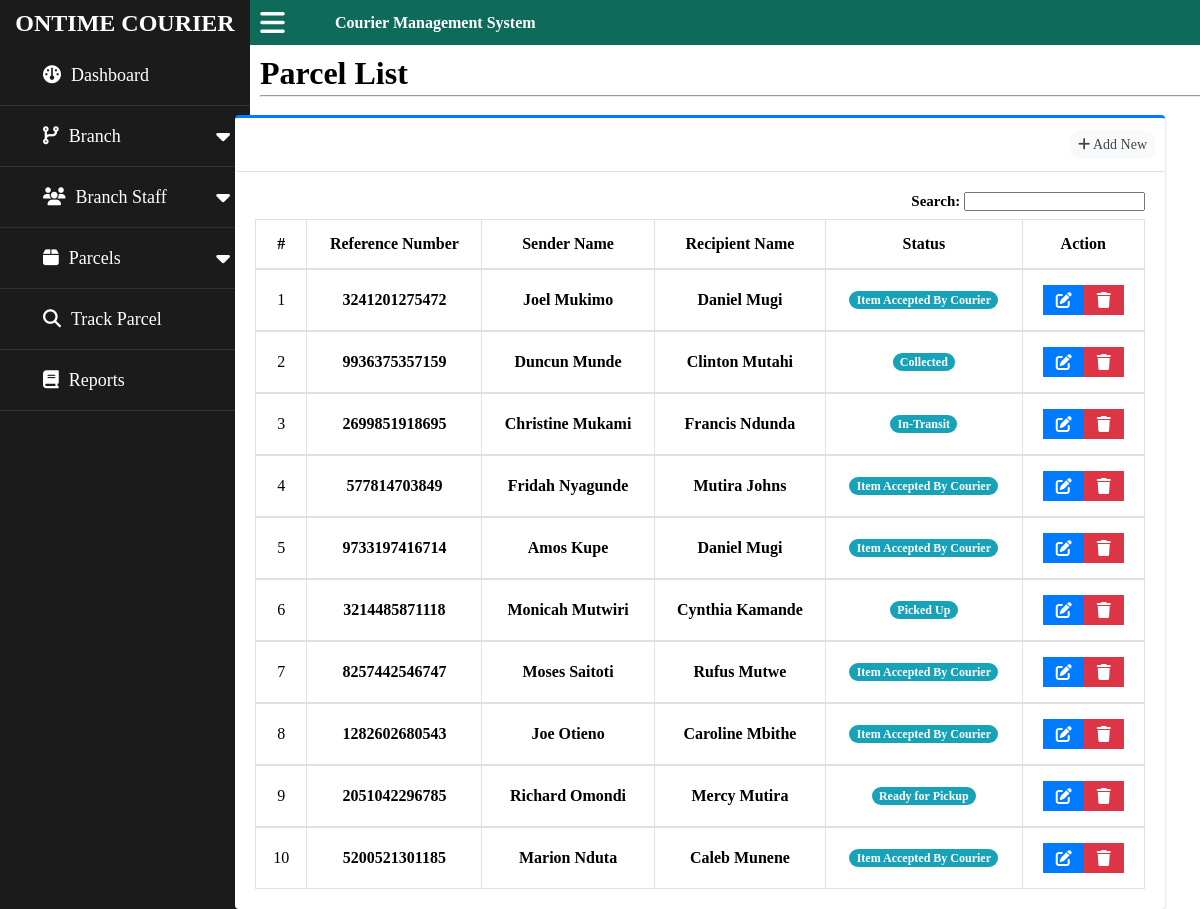
The app's page /list_parcel.php (signed in) with its own data.
### tables this page shows
CREATE TABLE `parcels` (
  `parcel_id` int(11) NOT NULL,
  `sname` varchar(100) NOT NULL,
  `saddress` varchar(100) NOT NULL,
  `scontact` varchar(100) NOT NULL,
  `semail` varchar(100) NOT NULL,
  `rname` varchar(100) NOT NULL,
  `raddress` varchar(100) NOT NULL,
  `rcontact` varchar(100) NOT NULL,
  `remail` varchar(100) NOT NULL,
  `type` varchar(100) NOT NULL,
  `processed_br` varchar(100) NOT NULL,
  `pickup_br` varchar(100) DEFAULT NULL,
  `deliver_loc` varchar(100) DEFAULT NULL,
  `weight` int(11) NOT NULL,
  `height` int(11) NOT NULL,
  `length` int(11) NOT NULL,
  `width` int(11) NOT NULL,
  `price` int(11) NOT NULL,
  `amount` int(11) NOT NULL,
  `reference_number` varchar(100) NOT NULL,
  `status` int(11) NOT NULL DEFAULT 0,
  `date_created` datetime NOT NULL DEFAULT current_timestamp()
);

### list_parcel.php (the view, shortened to what this page needs)
<?php
include 'header.php';
include 'sidebar.php';
include 'topbar.php';
?>
<div class="sub-wrapper2" id="sub-wrapper">
    <h1 class="main-header1">Parcel List</h1>
    <hr class="line">
</div>
<div class="container-fluid" id="container">
    <div class="col-3">
        <div class="card-1 card-outline card-primary">
            <div class="card-header">
                <div class="card-item">
                    <a href="add_parcel.php" class="btn3">
                        <i class="fa fa-plus"></i>
                        Add New
                    </a>
                </div>
            </div>
            <div class="card-body">
                <div class="container-wrapper">
                    <div class="row-1">
                        <div class="col-search">
                            <div class="list-filter">
                                <label for="search" class="search">Search:
                                    <input type="search" class="search-control">
                                </label>
                            </div>
                        </div>
                    </div>
                    <div class="row-1">
                        <div class="table-col">
                            <table class="branch-table" id="list">
                                <thead>
                                    <tr role="row" class="trow">
                                        <th class="rhead">#</th>
                                        <th class="rhead">Reference Number</th>
                                        <th class="rhead">Sender Name</th>
                                        <th class="rhead">Recipient Name</th>
                                        <th class="rhead">Status</th>
                                        <th class="rhead">Action</th>
                                    </tr>
                                </thead>
                                <tbody>
                                    <?php
                                    $i = 1;
                                    $query = $con->query("SELECT * FROM parcels ORDER BY parcel_id DESC");
                                    while ($rows = $query->fetch_assoc()) :
                                    ?>
                                        <tr>
                                            <td class="rbody"><?php echo $i++ ?></td>
                                            <td class="rbody text-center">
                                                <b>
                                                    <?php
                                                    echo $rows['reference_number']
                                                    ?>
                                                </b>
                                            </td>
                                            <td class="rbody text-center">
                                                <b>
                                                    <?php
                                                    echo $rows['sname']
                                                    ?>
                                                </b>
                                            </td>
                                            <td class="rbody text-center">
                                                <b>
                                                    <?php
                                                    echo $rows['rname']
                                                    ?>
                                                </b>
                                            </td>
                                            <td class="rbody text-center">
                                                <?php
                                                switch ($rows['status']) {
                                                    case '1':
                                                        echo "<span class='status-btn'>Collected</span>";
                                                        break;
                                                    case '3':
                                                        echo "<span class='status-btn'>In-Transit</span>";
                                                        break;
                                                    case '6':
                                                        echo "<span class='status-btn'>Ready for Pickup</span>";
                                                        break;
                                                    case '8':
                                                        echo "<span class='status-btn'>Picked Up</span>";
                                                        break;
                                                    default:
                                                        echo "<span class='status-btn'>Item Accepted By Courier</span>";
                                                        break;
                                                }
                                                ?>
                                            </td>
                                            <td class="rbody">
                                                <div class="btn-group">
                                                    <a href="edit_parcel.php?&parcel_id=<?php echo $rows['parcel_id'] ?>&cs=<?php echo $rows['status'] ?>" class="btn-main btn-edit">
                                                        <i class="fas fa-edit"></i>
                                                    </a>
                                                    <a href="delete_parcel.php?&del_id=<?php echo $rows['parcel_id']?>" class="btn-main btn-del">
                                                        <i class="fas fa-trash"></i>
                                                    </a>
                                                </div>
                                            </td>
                                        </tr>
                                    <?php endwhile; ?>
                                </tbody>
                            </table>
                        </div>
                    </div>
                </div>
            </div>
        </div>
    </div>
</div>

### assets/css/style.css (style rules this page uses)
* { margin: 0; padding: 0; box-sizing: border-box; text-decoration: none; user-select: none; }
body { background-color: #fffd; padding-top: 45px; overflow-x: hidden; overflow-y: auto; }
.main-header1 { margin-bottom: 10px; }
.line { height: 1px; width: 100%; position: absolute; font-size: 50px; margin-top: 35px; background-color: red; margin-left: auto; margin-right: auto; border-style: inset; border-width: 1px; color: green; }
.sub-wrapper2 { position: absolute; width: 80%; left: 260px; top: 55px; margin-bottom: 10px; display: flex; align-items: center; transition: left 0.4s ease; }
.container-fluid { width: 80%; position: relative; padding-right: 7.5px; padding-left: 7.5px; margin-left: auto; margin-right: auto; left: 100px; top: 70px; }
.card-primary.card-outline { border-top: 3px solid #007bff; }
.card-1 { position: relative; display: flex; flex-direction: column; min-width: 0; word-wrap: break-word; background-color: #fff; background-clip: border-box; border: 0 solid rgba(0,0,0,.125); border-radius: 0.25rem; box-shadow: 0 0 1px rgba(0,0,0,.125), 0 1px 3px rgba(0,0,0,.2); margin-bottom: 1rem; }
.card-body { flex: 1 1 auto; min-height: 1px; padding: 1.25rem; }
label { display: inline-block; margin-bottom: 0.5rem; font-size: 15px; font-weight: bold; }
.col-3 { position: relative; width: 100%; padding-right: 7.5px; padding-left: 7.5px; max-width: 100%; }
.card-header { background-color: transparent; border-bottom: 1px solid rgba(0,0,0,.125); padding: 0.75rem 1.25rem; position: relative; border-top-right-radius: 0.25rem; border-bottom-left-radius: 0.25rem; margin-bottom: 0; }
.card-header > .card-item { float: right; margin-right: -0.625rem; }
.btn3 { display: block; width: 100%; cursor: pointer; border-radius: 10px; padding: 0.25rem 0.5rem; border-width: 1px; box-shadow: none; background-color: #f8f9fa; color: #444; font-size: .875rem; line-height: 1.5; text-align: center; border-color: #007bff!important; user-select: none; transition: color .15s ease-in-out, background-color .15s ease-in-out, border-color .15s ease-in-out, box-shadow.15s ease-in-out; }
.container-wrapper { width: 100%; }
.row-1 { display: flex; flex-wrap: wrap; margin-left: -7.5px; margin-right: -7.5px; }
.col-search { position: relative; width: 100%; padding-left: 7.5px; padding-right: 7.5px; }
.list-filter { margin-left: 0.5em; display: flex; width: auto; text-align: right; align-items: center; float: right; }
.table-col { position: relative; width: 100%; padding-left: 7.5px; padding-right: 7.5px; }
.branch-table { width: 100%; border-spacing: 0; }
.rhead,.rbody { text-align: center; align-items: center; padding: 15px; }
.rhead,.rbody { border-bottom: 1px solid #dee2e6; border-top: 1px solid #dee2e6; border-right: 1px solid #dee2e6; }
.rhead:first-child,.rbody:first-child { border-left: 1px solid #dee2e6; }
.btn-group { position: relative; display: inline-flex; vertical-align: middle; }
.btn-main { display: inline-block; font-weight: 400; text-align: center; vertical-align: middle; user-select: none; border: 1px solid transparent; padding: 0.375rem 0.75rem; font-size: 1rem; line-height: 1.5; transition: color .15s ease-in-out, background-color .15s ease-in-out, border-color .15s ease-in-out, box-shadow .15s ease-in-out; }
.btn-edit { position: relative; flex: 1 1 auto; cursor: pointer; border-radius: 0; border-width: 1px; box-shadow: none; color: #fff; background-color: #007bff; border-color: #007bff; text-decoration: none; }
.btn-del { position: relative; flex: 1 1 auto; margin-left: -1px; cursor: pointer; border-radius: 0; border-width: 1px; box-shadow: none; color: #fff; background-color: #dc3545; border-color: #dc3545; }
.text-center { text-align: center; }
.status-btn { display: inline-block; padding: 0.25em 0.4em; font-size: 75%; font-weight: 700; line-height: 1; text-align: center; vertical-align: baseline; color: #fff; background-color: #17a2b8; padding-left: 0.6em; padding-right: 0.6em; border-radius: 10rem; transition: color 1.5s ease-in-out; cursor: pointer; }

### records on screen
parcels: reference_number "3241201275472", sname "Joel Mukimo", rname "Daniel Mugi", status "Item Accepted By Courier"
parcels: reference_number "9936375357159", sname "Duncun Munde", rname "Clinton Mutahi", status "Collected"
parcels: reference_number "2699851918695", sname "Christine Mukami", rname "Francis Ndunda", status "In-Transit"
parcels: reference_number "577814703849", sname "Fridah Nyagunde", rname "Mutira Johns", status "Item Accepted By Courier"
parcels: reference_number "9733197416714", sname "Amos Kupe", rname "Daniel Mugi", status "Item Accepted By Courier"
parcels: reference_number "3214485871118", sname "Monicah Mutwiri", rname "Cynthia Kamande", status "Picked Up"
parcels: reference_number "8257442546747", sname "Moses Saitoti", rname "Rufus Mutwe", status "Item Accepted By Courier"
parcels: reference_number "1282602680543", sname "Joe Otieno", rname "Caroline Mbithe", status "Item Accepted By Courier"
parcels: reference_number "2051042296785", sname "Richard Omondi", rname "Mercy Mutira", status "Ready for Pickup"
parcels: reference_number "5200521301185", sname "Marion Nduta", rname "Caleb Munene", status "Item Accepted By Courier"
